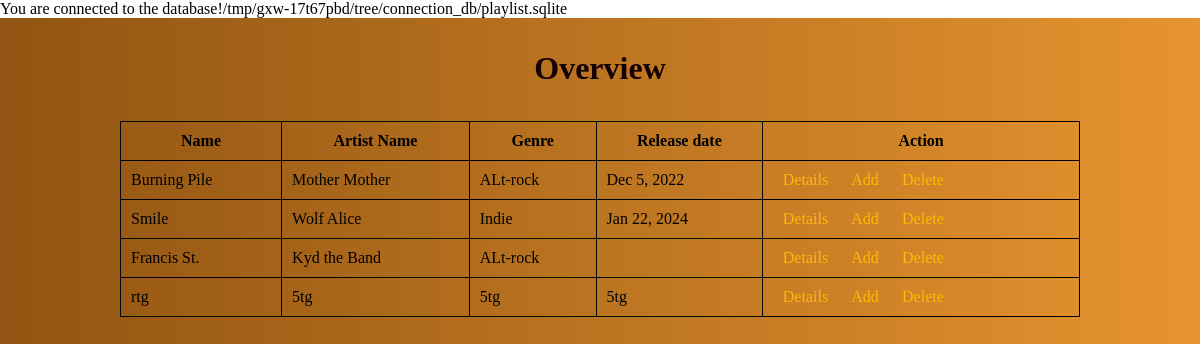
Before: / with the older database file.
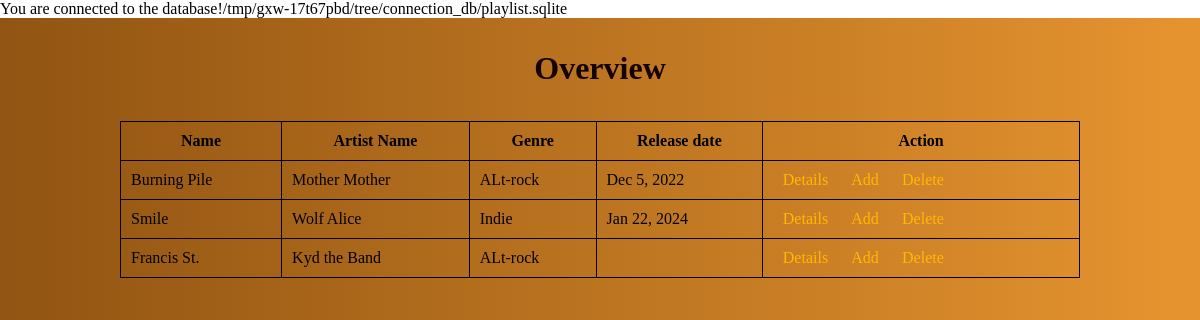
After: the same page with the newer database file.
### tables this page shows
CREATE TABLE "music-list"
(
    ID           integer not null
        constraint "music-list_pk"
            primary key autoincrement,
    name         TEXT    not null,
    artistname   TEXT,
    genre        TEXT,
    release_date TEXT
);

### Index.php (called while the page is built, shortened)
<?php
require_once "./connection_db/config.php";
try {
    $query = "SELECT * FROM `music-list`";
    $stmt = $pdo->prepare($query);
    $stmt->execute();
    $result = $stmt->fetchAll();
    $result_count = count($result);
    include __DIR__. "/views/playlist_view.php";
} catch (PDOException $e) {
    echo "<p> Sorry, something went wrong.</p>";
    echo "<p> Please, Try again</p>";
    echo "<p> Query:" . $query. " </p>";
    echo $e->getMessage();
}

### views/playlist_view.php (the view, shortened to what this page needs)
<!doctype html>
<html lang="en">
<head>
    <link rel="stylesheet" href="../styles/style.css">
</head>
<body>
<div class="elements_con">
    <h1 class="header_tx"> Overview </h1>
    <?php
    if ($result_count > 0) { ?>
        <table class="my_table">
            <tr>
                <th> Name </th>
                <th> Artist Name </th>
                <th> Genre </th>
                <th> Release date </th>
                <th>Action</th>
            </tr>
            <?php foreach ($result as $row) { ?>
                <tr>
                    <td><?= $row['name'] ?></td>
                    <td><?= $row['artistname'] ?></td>
                    <td><?= $row['genre'] ?></td>
                    <td><?= $row['release_date'] ?></td>
                    <td>
                        <a href= "./views/detail_view.php?ID=<?=$row['ID'] ?>"> Details </a>
                        <a href="../pages/addFrom.php?ID=<?=$row['ID'] ?>"> Add </a>
                        <a href= "./views/delete_view.php?ID=<?=$row['ID'] ?>"> Delete </a>
                    </td>
                </tr>
                <?php
            } ?>
        </table>
    <?php } else { ?>
        <p> Log not found </p>
    <?php }
    ?>
</div>
</body>
</html>

Changed rows visible on the page:
removed music-list: name "rtg", artistname "5tg", genre "5tg", release_date "5tg"
